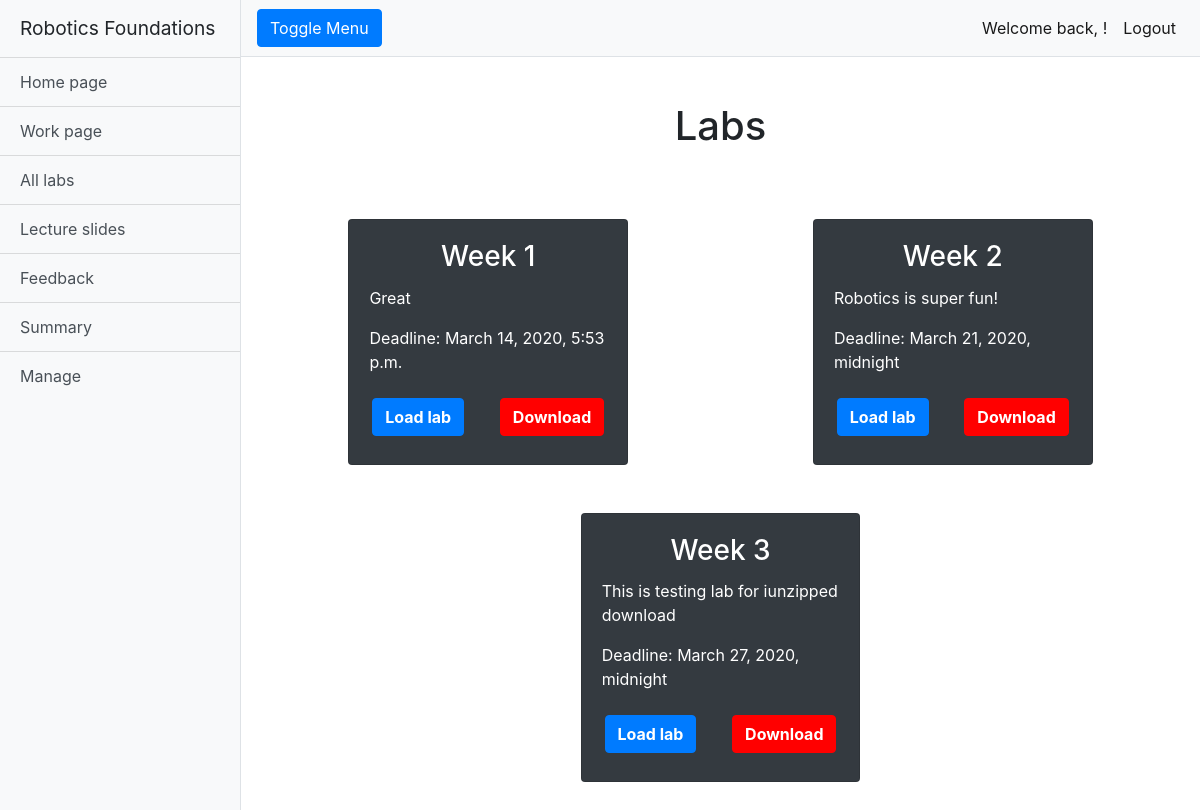
The page /rfwa/alllabs/ (signed in) on the database its author committed.
### rfwa/models.py (models this page shows, shortened)
class Lab(models.Model):
    name = models.CharField(max_length=128)
    description = models.TextField(max_length=2048)
    open_Date = models.DateTimeField(timezone.now())
    close_Date = models.DateTimeField(timezone.now())
    lab_Files = models.FileField(upload_to='labs/')
    slug = models.SlugField(primary_key=True, blank=True)

### rfwa/views.py (the view)
# urls.py: path('alllabs/', views.alllabs, name='alllabs'),
@login_required
def alllabs(request):
    labs = Lab.objects.order_by('open_Date')
    return render(request, 'rfwa/alllabs.html', {'labs': labs})

### templates/rfwa/alllabs.html (shortened to what this page needs)
{% extends "rfwa/base.html" %}
{% load staticfiles %}
{% block extra_head %}
<link href="{% static 'css/button.css' %}" rel="stylesheet">
{% endblock %}
{% block body_block %}
<div class="container-fluid">
  <h1 class="mt-4">Labs</h1>
  {% if labs %}
  <div class="container-fluid mt-5">
    {% for lab in labs %}
    {% cycle 'row' '' as row silent %}
    {% if row %}
    <div class="row justify-content-around">
      {% endif %}
      <div class="col-sm-10 col-md-10 col-lg-4 mb-5">
        <div class="card bg-dark text-white mx-auto">
          <div class="card-body text-center">
            <h3 class="card-title">{{lab.name}}</h3>
            <p class="card-text text-left">{{lab.description}}</p>
            <p class="card-text text-left">Deadline: {{lab.close_Date}}</p>
            <div class="row pb-2 justify-content-around mt-4">
              <button class="btn btn-primary font-weight-bold load-lab-button" value="{{ lab.lab_Files.path }}">Load
                lab</button>
              <a class="btn btn-primary-red font-weight-bold" href="{% url  'download_lab' lab.slug %}">Download</a>
            </div>
          </div>
        </div>
      </div>
      {% if not row %}
    </div>
    {% endif %}
    {% endfor %}
    {% else %}
    <h2 class="text-center mt-5">There are no labs uploaded.</h2>
    {% endif %}
  </div>
</div>
{% endblock %}

### static/css/simple-sidebar.css (style rules this page uses)
body { overflow-x: hidden; }

### static/css/override.css (style rules this page uses)
.mt-4 { text-align: center; vertical-align: middle; line-height: 90px; }

### static/css/button.css (style rules this page uses)
.btn-primary-red { color: #fff; background-color: #FF0000; border-color: #FF0000; }

### rows shown on the page
Lab: name "Week 1", description "Great", close_Date "March 14, 2020, 5:53 p.m."
Lab: name "Week 2", description "Robotics is super fun!", close_Date "March 21, 2020, midnight"
Lab: name "Week 3", description "This is testing lab for iunzipped download", close_Date "March 27, 2020, midnight"
